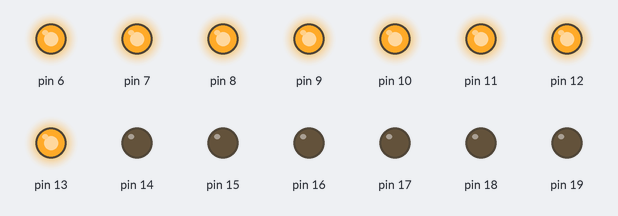
The sketch below on a simulated Arduino Uno, built with avr-gcc and run on an emulated ATmega328P. Parts: output pins drawn as LEDs (lit = HIGH).

Above: at 0.05 s.
At 2.75 s:
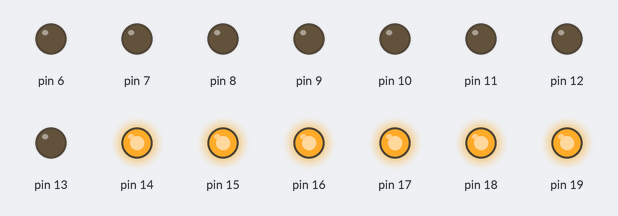
Timing chart, 0 to 3.0 s (numbered marks = the images above):
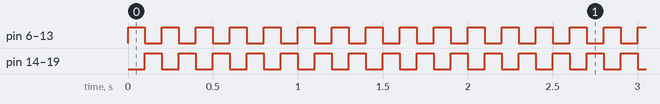

Measured:
- by itself, pin 6–19: alternates HIGH for 0.10 s and LOW for 0.10 s

The sketch:

00_LED_cntl_reg.ino
```cpp
// 처음에 한번만 호출되는 함수
void setup() {
  //pinMode(13, OUTPUT);      // 13번을 OUTPUT로 설정
  DDRB |= 0b00111111;           // PORTB의 데이터 방향 설정
  DDRD |= 0b11000000;
  DDRC |= 0b00111111;
}

// the loop function runs over and over again forever
// 반복적으로 호출되는 함수
void loop() {
  //digitalWrite(13, HIGH);   // turn the LED on (HIGH is the voltage level)
  PORTB |= 0b00111111;
  PORTD |= 0b11000000;
  PORTC &= ~0b00111111;
  delay(100);                       // wait for a second
  //digitalWrite(13, LOW);    // turn the LED off by making the voltage LOW
  PORTB &= ~0b00111111;
  PORTD &= ~0b11000000;
  PORTC |= 0b00111111;
  delay(100);                        // wait for a second
}
```
